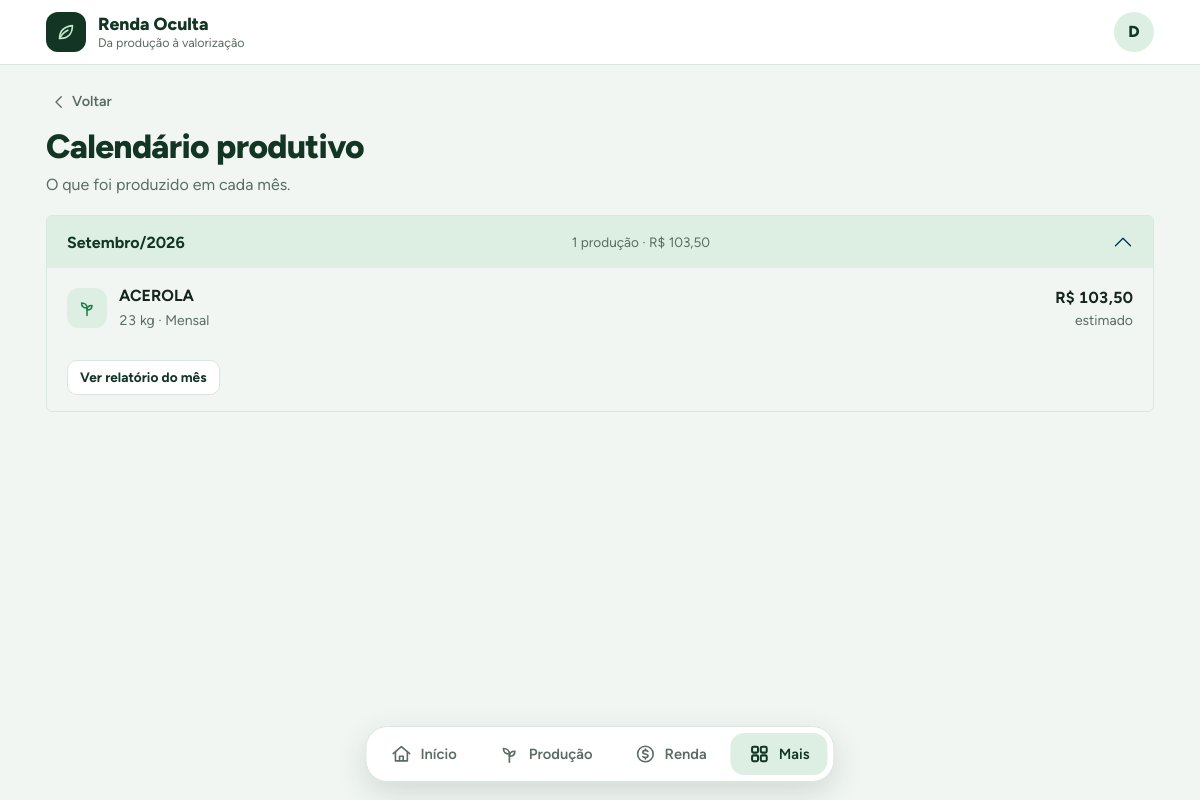
/calendario (signed in), run on the app's committed database.
### renda/models.py (models this page shows, shortened)
class User(db.Model):
    __tablename__ = "usuarios"
    id = db.Column(db.Integer, primary_key=True)
    login = db.Column(db.String(120), unique=True, nullable=False, index=True)
    tipo_login = db.Column(db.String(10), nullable=False)
    senha_hash = db.Column(db.String(255), nullable=False)
    nome = db.Column(db.String(100), nullable=False)
    comunidade = db.Column(db.String(100))
    municipio = db.Column(db.String(100))
    papel = db.Column(db.String(20), nullable=False, default="agricultor")
    lembrete_ativo = db.Column(db.Boolean, nullable=False, default=False)
    lembrete_dia = db.Column(db.Integer, nullable=False, default=5)
    consentimento_em = db.Column(db.DateTime)
    criado_em = db.Column(db.DateTime, nullable=False, default=datetime.now)

class Produto(db.Model):
    __tablename__ = "produtos"
    id = db.Column(db.Integer, primary_key=True)
    user_id = db.Column(db.Integer, db.ForeignKey("usuarios.id"), index=True)
    nome = db.Column(db.String(100), nullable=False)
    referencia = db.Column(db.String(7))
    periodo = db.Column(db.String(10), nullable=False, default="mensal")
    total_produzido = db.Column(db.Float, nullable=False, default=0)
    autoconsumo = db.Column(db.Float, nullable=False, default=0)
    trocas = db.Column(db.Float, nullable=False, default=0)
    doacoes = db.Column(db.Float, nullable=False, default=0)
    venda = db.Column(db.Float, nullable=False, default=0)
    preco_unit = db.Column(db.Float)
    preco_ref = db.Column(db.Float)                       # preço de referência na época
    preco_personalizado = db.Column(db.Boolean, nullable=False, default=False)  # RF17
    rotulo_un = db.Column(db.String(20))
    medida_un = db.Column(db.String(10))
    criado_em = db.Column(db.DateTime, nullable=False, default=datetime.now)
    @property
    def preco(self):
        if self.preco_unit is not None:
            return self.preco_unit
        ref = self.ref
        return ref["preco"] if ref else 0
    @property
    def rotulo(self):
        if self.rotulo_un:
            return self.rotulo_un
        ref = self.ref
        return ref["rotulo"] if ref else "kg"
    @property
    def periodo_nome(self):
        return PERIODOS.get(self.periodo, PERIODOS["mensal"])[0]
    @property
    def fator_mensal(self):
        return PERIODOS.get(self.periodo, PERIODOS["mensal"])[1]
    @property
    def valor_autoconsumo(self):
        return self.autoconsumo * self.preco
    @property
    def valor_trocas(self):
        return self.trocas * self.preco
    @property
    def valor_doacoes(self):
        return self.doacoes * self.preco
    @property
    def valor_venda(self):
        return self.venda * self.preco
    @property
    def valor_total(self):
        return (
            self.valor_autoconsumo + self.valor_trocas
            + self.valor_doacoes + self.valor_venda
        )

### renda/routes/relatorios.py (the view)
@bp.route("/calendario")
def calendario():
    resumo = list(reversed(resumo_por_mes(meus_produtos())))
    return render_template("calendario.html", ativo="mais", resumo=resumo)

### renda/filters.py (called while the page is built)
def registrar(app):
    @app.template_filter("plural")
    def plural(rotulo):
        return PLURAIS.get(rotulo, rotulo)
    @app.template_filter("qtd")
    def qtd(valor):
        return f"{valor:.2f}".rstrip("0").rstrip(".") or "0"
    @app.template_filter("brl")
    def brl(valor):
        texto = f"{valor or 0:,.2f}"
        return texto.replace(",", "X").replace(".", ",").replace("X", ".")

### renda/security.py (called while the page is built)
def token_csrf():
    if "csrf" not in session:
        session["csrf"] = secrets.token_urlsafe(32)
    return session["csrf"]

def instalar(app):
    app.jinja_env.globals["csrf_token"] = token_csrf
    @app.before_request
    def guarda():
        g.user = db.session.get(User, session["uid"]) if "uid" in session else None
        if request.method in ("POST", "PUT", "PATCH", "DELETE"):
            enviado = request.form.get("csrf_token") or request.headers.get("X-CSRF-Token") or ""
            if not secrets.compare_digest(enviado, session.get("csrf", "")):
                abort(400, "Sessão expirada. Volte, recarregue a página e tente de novo.")
        if request.endpoint is None or request.endpoint in PUBLICAS:
            return
        if g.user is None:
            return redirect(url_for("auth.entrar", next=request.full_path.rstrip("?")))

### renda/services/calculos.py (called while the page is built)
def meus_produtos():
    return (
        Produto.query.filter_by(user_id=g.user.id)
        .order_by(Produto.criado_em.desc(), Produto.id.desc())
        .all()
    )

def nome_mes(ym, curto=False):
    ano, mes = ym.split("-")
    return f"{mes}/{ano}" if curto else f"{MESES[int(mes) - 1]}/{ano}"

def resumo_por_mes(produtos):
    meses = {}
    for p in produtos:
        if not p.referencia:
            continue
        m = meses.setdefault(p.referencia, {"mes": p.referencia, "n": 0, "valor": 0.0, "venda": 0.0, "itens": []})
        m["n"] += 1
        m["valor"] += p.valor_total * p.fator_mensal
        m["venda"] += p.valor_venda * p.fator_mensal
        m["itens"].append(p)
    resumo = [meses[k] for k in sorted(meses)]
    anterior = None
    for m in resumo:
        m["nome"] = nome_mes(m["mes"])
        m["curto"] = nome_mes(m["mes"], curto=True)
        m["variacao"] = ((m["valor"] - anterior) / anterior * 100) if anterior else None
        anterior = m["valor"]
    return resumo

### templates/calendario.html (shortened to what this page needs)
{% extends "base.html" %}
{% from "_icones.html" import icone %}
{% block content %}
<a class="voltar" href="{{ url_for('main.mais') }}">{{ icone("voltar", 18) }} Voltar</a>
<div class="pagina-cab">
    <h1>Calendário produtivo</h1>
    <p>O que foi produzido em cada mês.</p>
</div>
{% if resumo %}
<div class="accordion" id="meses">
    {% for m in resumo %}
    <div class="accordion-item">
        <h2 class="accordion-header">
            <button class="accordion-button {{ '' if loop.first else 'collapsed' }}" type="button" data-bs-toggle="collapse" data-bs-target="#m{{ loop.index }}" aria-expanded="{{ 'true' if loop.first else 'false' }}">
                <span class="me-auto fw-bold">{{ m.nome|capitalize }}</span>
                <span class="muda pequeno me-3">{{ m.n }} produç{{ 'ão' if m.n == 1 else 'ões' }} · R$ {{ m.valor|brl }}</span>
            </button>
        </h2>
        <div id="m{{ loop.index }}" class="accordion-collapse collapse {{ 'show' if loop.first }}" data-bs-parent="#meses">
            <div class="accordion-body">
                {% for p in m.itens %}
                    <div class="item-lista">
                        <span class="icone">{{ icone("producao", 20) }}</span>
                        <div class="corpo"><b>{{ p.nome }}</b><small>{{ p.total_produzido|qtd }} {{ p.rotulo|plural }} · {{ p.periodo_nome }}</small></div>
                        <div class="fim">R$ {{ p.valor_total|brl }}<small>estimado</small></div>
                    </div>
                {% endfor %}
                <a class="btn btn-rc-sec btn-sm mt-3" href="{{ url_for('relatorios.relatorio', mes=m.mes) }}">Ver relatório do mês</a>
            </div>
        </div>
    </div>
    {% endfor %}
</div>
{% else %}
    <div class="vazio">Nenhuma produção registrada ainda.</div>
{% endif %}
{% endblock %}

### templates/base.html (shortened to what this page needs)
{% from "_icones.html" import icone %}
<!DOCTYPE html>
<html lang="pt-br">
<head>
    <link rel="stylesheet" href="{{ url_for('static', filename='vendor/bootstrap.min.css') }}">
    <link rel="stylesheet" href="{{ url_for('static', filename='style.css') }}">
</head>
<body>
<header class="topo">
    <div class="container px-3 d-flex align-items-center justify-content-between">
        <a class="marca" href="{{ url_for('main.home') }}">
            <span class="marca-logo">{{ icone("folha", 22) }}</span>
            <span>
                Renda Oculta
                <small>Da produção à valorização</small>
            </span>
        </a>
        {% if g.user %}
            <a class="avatar" href="{{ url_for('perfil.ver') }}" aria-label="Perfil de {{ g.user.nome }}">{{ g.user.nome[:1]|upper }}</a>
        {% endif %}
    </div>
</header>
<main class="container px-3 pagina">
    {% block content %}{% endblock %}
</main>
{% if g.user %}
<nav class="dock" aria-label="Navegação principal">
    <div class="dock-lista">
        <a href="{{ url_for('main.home') }}" class="{{ 'on' if ativo == 'home' else '' }}">
            {{ icone("home") }} Início
        </a>
        <a href="{{ url_for('producao.listar') }}" class="{{ 'on' if ativo == 'producao' else '' }}">
            {{ icone("producao") }} Produção
        </a>
        <a href="{{ url_for('main.renda') }}" class="{{ 'on' if ativo == 'renda' else '' }}">
            {{ icone("renda") }} Renda
        </a>
        <a href="{{ url_for('main.mais') }}" class="{{ 'on' if ativo == 'mais' else '' }}">
            {{ icone("mais") }} Mais
        </a>
    </div>
</nav>
{% endif %}
</body>
</html>

### templates/_icones.html
{% macro icone(nome, tam=22) -%}
<svg class="ico" width="{{ tam }}" height="{{ tam }}" viewBox="0 0 24 24" fill="none" stroke="currentColor" stroke-width="1.8" stroke-linecap="round" stroke-linejoin="round" aria-hidden="true">
{%- if nome == "home" %}<path d="M3 11.5 12 4l9 7.5"/><path d="M5.5 10v9.5h13V10"/><path d="M10 19.5v-5h4v5"/>
{%- elif nome == "producao" %}<path d="M12 21v-9"/><path d="M12 12c0-3.5-2.5-6-6.5-6 0 3.8 2.5 6 6.5 6Z"/><path d="M12 14.5c0-3 2-5.5 6-5.5 0 3.5-2.2 5.5-6 5.5Z"/>
{%- elif nome == "renda" %}<circle cx="12" cy="12" r="8.5"/><path d="M14.8 9.2c-.6-.8-1.6-1.2-2.8-1.2-1.6 0-2.8.8-2.8 2s1.1 1.7 2.8 2c1.7.3 2.8.8 2.8 2s-1.2 2-2.8 2c-1.2 0-2.3-.4-2.9-1.2"/><path d="M12 6.5V8m0 8v1.5"/>
{%- elif nome == "mais" %}<rect x="4" y="4" width="6.5" height="6.5" rx="1.6"/><rect x="13.5" y="4" width="6.5" height="6.5" rx="1.6"/><rect x="4" y="13.5" width="6.5" height="6.5" rx="1.6"/><rect x="13.5" y="13.5" width="6.5" height="6.5" rx="1.6"/>
{%- elif nome == "grafico" %}<path d="M4 20V4"/><path d="M4 20h16"/><path d="M8 15l3.5-4 3 2.5L19 7"/>
{%- elif nome == "tabela" %}<rect x="3.5" y="4.5" width="17" height="15" rx="2"/><path d="M3.5 10h17M9.5 10v9.5"/>
{%- elif nome == "info" %}<circle cx="12" cy="12" r="8.5"/><path d="M12 11v5.5M12 7.8v.2"/>
{%- elif nome == "busca" %}<circle cx="11" cy="11" r="6.5"/><path d="m16 16 4 4"/>
{%- elif nome == "mais-sinal" %}<path d="M12 5v14M5 12h14"/>
{%- elif nome == "voltar" %}<path d="M15 5l-7 7 7 7"/>
{%- elif nome == "seta" %}<path d="M9 5l7 7-7 7"/>
{%- elif nome == "lixo" %}<path d="M5 7h14M10 7V4.5h4V7M7 7l1 12.5h8L17 7"/>
{%- elif nome == "reiniciar" %}<path d="M20 12a8 8 0 1 1-2.5-5.8"/><path d="M20 4v4.5h-4.5"/>
{%- elif nome == "folha" %}<path d="M5 19c0-8 5-13 14-14 0 9-5 14-13 14"/><path d="M5 19c2-4 5-7 9-9"/>
{%- endif -%}
</svg>
{%- endmacro %}

### static/style.css (style rules this page uses)
:root { --floresta: #123524; --folha: #1f7a4d; --folha-esc: #176239; --broto: #dcefe2; --nevoa: #f1f6f2; --papel: #ffffff; --tinta: #16261c; --muda: #5b6d61; --linha: #dbe6de; --erro: #b3392b; --cor-venda: #1f7a4d; --cor-autoconsumo: #a8793b; --cor-trocas: #e3a73a; --cor-doacoes: #86c39a; --raio: 16px; --dock-h: 72px; --bs-body-font-family: Figtree, "Segoe UI", Arial, sans-serif; --bs-body-color: var(--tinta); --bs-body-bg: var(--nevoa); --bs-border-color: var(--linha); --bs-link-color: var(--folha); --bs-link-hover-color: var(--folha-esc); --bs-link-color-rgb: 31, 122, 77; --bs-link-hover-color-rgb: 23, 98, 57; }
body { font-variant-numeric: tabular-nums; -webkit-font-smoothing: antialiased; padding-bottom: calc(var(--dock-h) + 28px + env(safe-area-inset-bottom)); }
h1, .h1 { font-size: clamp(1.55rem, 4vw, 2.1rem); font-weight: 800; color: var(--floresta); letter-spacing: -.02em; line-height: 1.15; }
h2, .h2 { font-size: 1.1rem; font-weight: 700; color: var(--tinta); margin: 0; }
.muda { color: var(--muda); }
.pequeno { font-size: .85rem; }
.topo { background: var(--papel); border-bottom: 1px solid var(--linha); }
.marca { display: flex; align-items: center; gap: 12px; padding: 12px 0; text-decoration: none; color: var(--floresta); font-weight: 800; font-size: 1.1rem; line-height: 1.1; }
.marca small { display: block; font-weight: 400; font-size: .78rem; color: var(--muda); margin-top: 2px; }
.marca-logo { width: 40px; height: 40px; flex: none; display: grid; place-items: center; border-radius: 12px; background: var(--floresta); color: #bfe8cc; }
.pagina { padding-top: 22px; }
.pagina-cab { margin-bottom: 18px; }
.pagina-cab p { margin: 6px 0 0; color: var(--muda); max-width: 60ch; }
.voltar { display: inline-flex; align-items: center; gap: 4px; margin-bottom: 10px; padding: 4px 10px 4px 4px; color: var(--muda); font-weight: 600; font-size: .9rem; text-decoration: none; border-radius: 999px; }
.dock { position: fixed; left: 0; right: 0; bottom: 0; z-index: 1030; background: var(--papel); border-top: 1px solid var(--linha); padding-bottom: env(safe-area-inset-bottom); }
.dock-lista { display: flex; justify-content: space-around; max-width: 520px; margin: 0 auto; padding: 6px 8px; }
.dock a { flex: 1; display: flex; flex-direction: column; align-items: center; gap: 2px; padding: 7px 4px; border-radius: 14px; color: var(--muda); font-size: .74rem; font-weight: 600; text-decoration: none; transition: background .15s, color .15s; }
.dock a.on { color: var(--floresta); background: var(--broto); }
.dock a.on svg { stroke-width: 2.2; }
@media (min-width: 992px) { .dock { left: 50%; right: auto; bottom: 18px; transform: translateX(-50%); border: 1px solid var(--linha); border-radius: 22px; box-shadow: 0 10px 30px rgba(18, 53, 36, .14); padding-bottom: 0; } }
@media (min-width: 992px) { .dock-lista { gap: 6px; padding: 6px; } }
@media (min-width: 992px) { .dock a { flex-direction: row; gap: 8px; padding: 10px 18px; font-size: .92rem; } }
.item-lista { display: flex; align-items: center; gap: 12px; padding: 12px 0; border-top: 1px solid var(--linha); }
.item-lista:first-child { border-top: 0; padding-top: 0; }
.item-lista .icone { width: 40px; height: 40px; flex: none; display: grid; place-items: center; border-radius: 12px; background: var(--broto); color: var(--folha); }
.item-lista .corpo { flex: 1; min-width: 0; }
.item-lista .corpo b { display: block; }
.item-lista .corpo small { color: var(--muda); }
.item-lista .fim { text-align: right; font-weight: 700; white-space: nowrap; }
.item-lista .fim small { display: block; font-weight: 400; color: var(--muda); }
.btn-rc-sec { --bs-btn-bg: var(--papel); --bs-btn-color: var(--floresta); --bs-btn-border-color: var(--linha); --bs-btn-hover-bg: var(--broto); --bs-btn-hover-color: var(--floresta); --bs-btn-hover-border-color: #c4e2cd; --bs-btn-active-bg: var(--broto); --bs-btn-active-color: var(--floresta); border-radius: 12px; font-weight: 700; padding: 11px 18px; display: inline-flex; align-items: center; justify-content: center; gap: 8px; }
.btn-sm { padding: 6px 12px; border-radius: 10px; font-size: .85rem; }
.avatar { width: 40px; height: 40px; border-radius: 50%; flex: none; display: grid; place-items: center; background: var(--broto); color: var(--floresta); font-weight: 800; text-decoration: none; }
.accordion-button:not(.collapsed) { background: var(--broto); color: var(--floresta); box-shadow: none; }
.accordion-item { border-color: var(--linha); }

### data on the page
User: user "D"
Produto: nome "Setembro/2026", n "1", n "ão", valor|brl "103,50", {{ tam }} 20 (drawn), nome "ACEROLA", total_produzido|qtd "23", rotulo|plural "kg", periodo_nome "Mensal", valor_total|brl "103,50"
